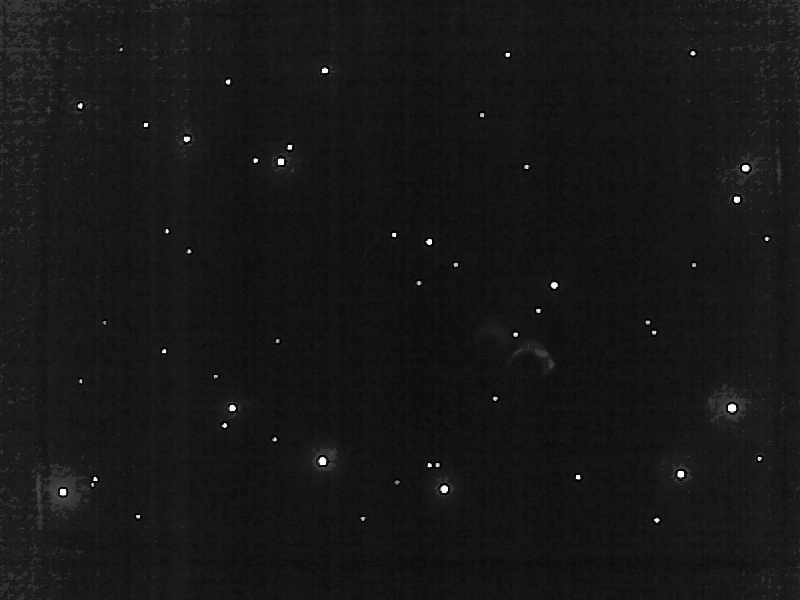
#> input picture examples/stars-image.png, 800 x 600 px
$ jupyter execute cest_examples.ipynb
#> lines starting #> are read from the running program, lines starting #| are printed output that depends on the picture; after the words box and inside, x2 and y2 are one past the last pixel; in counts of white or black regions, pixels touching at a corner belong together
### attitude_determination/cest.py
# -*- coding: utf-8 -*-
"""
CEST
=====

CEST - Centroid Extractor for Star Trackers adapted from https://github.com/mgm8/cest.

"""


import pandas as pd
import numpy as np
import cv2


class StarPixel:
    """ Holds an image coordinates along with its pixel intensity.

        In the following example the star_pixel object will hold
        the pixel value at the coordinate (row=50, column=35).

            star_pixel = StarPixel(50, 35, 150)

        Args:
            pos_row: Row coordinate.
            pos_col: Column coordinate.
            pixel_value: Pixel intensity [0, 255].
    """

    def __init__(self, pos_row, pos_col, pixel_value):
        self.pos_row = pos_row
        self.pos_col = pos_col
        self.pixel_value = pixel_value


class Centroid:
    """ Holds the centroid coordinates, its pixel intensity, and the
        number of pixels that compose this centroid.

        Args:
            pos_x: Row coordinate.
            pos_y: Column coordinate.
            value: Pixel intensity [0, 255].
            pixel: Number of pixels used to compose this centroid.
    """

    def __init__(self, pos_x=0, pos_y=0, value=0, pixels=0):
        self.pos_x = pos_x
        self.pos_y = pos_y
        self.value = value
        self.pixels = pixels


def get_star_pixels(image: np.ndarray, threshold: int) -> list:
    """ Retrieves a collection of star pixels given a 2-D array
        containing the star image. The pixel will only be added
        if its value is greater or equal than the threshold value.

        Args:
            image: A 2-D numpy array containing the image.
            threshold: Pixel threshold value.
    """

    if image.ndim > 2:
        image = image[:, :, 1]  # Green channel

    height, width = image.shape

    star_pixels = []

    for row in range(height):
        for col in range(width):

            pixel_value = image[row, col]

            if pixel_value >= threshold:
                star_pixel = StarPixel(int(row), int(col), int(pixel_value))

                star_pixels.append(star_pixel)

    return star_pixels


class CDPU:

    def __init__(self):
        # Pixel distance threshold value (Euclidean distance).
        self._DISTANCE_THRESHOLD_ = 5
        self._DISTANCE_THRESHOLD_MAN_ = self._DISTANCE_THRESHOLD_ * np.sqrt(2)

        self.centroid = Centroid()
        self.weight = 1

    def update(self, new_x, new_y, new_value, weight):
        """ Updates the centroid position and value based on a new star pixel.
            If this new star pixel lies within a radius of _DISTANCE_THRESHOLD_MAN_
            from the current centroid, it will update the centroid attributes.

        Args:
            new_x: The row coordinate of the new star pixel.
            new_y: The column coordinate of the new star pixel.
            new_value: The pixel intensity of the new star pixel.
            weight: A weight ranging between 0 and 1 which dictates the relevance
                    of the new star pixel for the calculation.
        """

        if self.distance_from(new_x, new_y) <= self._DISTANCE_THRESHOLD_MAN_:
            self.weight *= weight
            self.centroid.pos_x = self.weight * \
                self.centroid.pos_x + (1 - self.weight) * new_x
            self.centroid.pos_y = self.weight * \
                self.centroid.pos_y + (1 - self.weight) * new_y

            self.centroid.value = self.weight * self.centroid.value \
                + (1 - self.weight) * new_value
            self.centroid.pixels += 1

    def set_centroid(self, new_x, new_y, new_value, pixels=1):
        """ Sets the centroid attributes to the CDPU.

        Args:
            new_x: The row coordinate of the new star pixel.
            new_y: The column coordinate of the new star pixel.
            new_value: The pixel intensity of the new star pixel.
            pixels: The number of pixels that composes the centroid.
        """
        self.centroid.pos_x = new_x
        self.centroid.pos_y = new_y
        self.centroid.value = new_value
        self.centroid.pixels = pixels

    def distance_from(self, target_x, target_y):
        """ Evaluates the Manhattan distance from the current centroid
            to the given coordinate.

        Args:
            target_x: A row coordinate.
            target_y: A column coordinate.
        """
        return np.abs(self.centroid.pos_x - target_x) + np.abs(self.centroid.pos_y - target_y)

    def get_centroid(self):
        return self.centroid

    def get_pixels(self):
        return self.centroid.pixels


class Centroider:
    """ This class is responsible for taking a collection of StarPixels and
        evaluate all possible centroids.

        Args:
            max_cdpus: Maximum number of centroids that will be evaluated.
            distance_threshold: A soft threshold distance between a given
                                StarPixel and a centroid.
    """

    def __init__(self, max_cdpus=None, distance_threshold=None):

        self.max_cdpus = max_cdpus or 20
        self.distance_threshold = distance_threshold or 10
        self.cdpus = None

    def compute(self, star_pixel, weight):
        """ Updates the CDPUs given a new StarPixel object and a weight.

        Args:
            star_pixel: A StarPixel object.
            weight: A weight ranging between 0 and 1 which dictates the relevance
                    of the new star pixel for the calculation.
        """

        star_x = star_pixel.pos_col
        star_y = star_pixel.pos_row

        if len(self.cdpus) < self.max_cdpus:

            pix_capt = False

            for cdpu in self.cdpus:
                if cdpu.distance_from(star_x, star_y) <= self.distance_threshold:
                    pix_capt = True
                    break

            if not pix_capt:
                self.add_cdpu(star_x,
                              star_y,
                              star_pixel.pixel_value,
                              1)

        for cdpu in self.cdpus:
            cdpu.update(star_x, star_y, star_pixel.pixel_value, weight)

    def compute_from_list(self, star_pixels, weight=0.8):
        """ Updates the CDPUs given a set of StarPixel objects and a weight.

        Args:
            star_pixels: A set of StarPixel objects.
            weight: A weight ranging between 0 and 1 which dictates the relevance
                    of the new star pixel for the calculation.
        """
        self.reset()

        for star_pixel in star_pixels:
            self.compute(star_pixel, weight)

        return self.get_centroids()

    def add_cdpu(self, pos_x, pos_y, value, pixels):
        """ Append a new CDPU to the list of CDPUs.

        Args:
            pos_x: The row coordinate of the new star pixel.
            pos_y: The column coordinate of the new star pixel.
            value: The pixel intensity of the new star pixel.
            pixels: The number of pixels that composes the centroid.
        """
        cdpu = CDPU()
        cdpu.set_centroid(pos_x,
                          pos_y,
                          value,
                          pixels)
        self.cdpus.append(cdpu)

    def get_centroids(self):
        """ Retrieves all centroids.
        """

        centroids = []

        for cdpu in self.cdpus:
            centroids.append(cdpu.get_centroid())

        return centroids

    def sort_centroids(self, centroids):
        """ Sorts the centroids in descending order. The sorting policy takes
            into consideration the centroid pixel intensity and the number of
            pixels that compose it.

        Args:
            centroids: List of centroids.
        """

        def policy(element):
            return element.value * element.pixels

        return sorted(centroids, key=policy, reverse=True)

    def reset(self):
        """ Cleans up the list of CDPUs.
        """
        self.cdpus = []

    def print_centroids(self, image, centroids, print_id=True):
        """ Annotates the centroids in the image.

        Args:
            image: A numpy 2-D array containing the image.
            centroids: A list of centroids.
            print_id (optional): It will display the centroid index. Defaults to True.

        Returns:
            Returns the annotated image.
        """
        if image.ndim == 2:
            image = cv2.cvtColor(image, cv2.COLOR_GRAY2BGR)

        for centroid in centroids:
            # Center coordinates
            center_coordinates = (int(centroid.pos_x), int(centroid.pos_y))

            img_res = cv2.circle(image, center_coordinates, 5, (0, 255, 0), 1)

        if print_id:
            centroids = self.sort_centroids(centroids)

            for idx, centroid in enumerate(centroids):
                img_res = cv2.putText(img_res,
                                      str(idx+1),
                                      (int(centroid.pos_x)+10,
                                       int(centroid.pos_y)+10),
                                      cv2.FONT_HERSHEY_SIMPLEX,
                                      0.5,
                                      (0, 0, 255))

        return cv2.cvtColor(img_res, cv2.COLOR_BGR2RGB)

    def save_centroids(self, filename):
        """ Saves the centroids in a CSV file. The resulting dataframe
            will have 4 columns: ['pixels', 'value', 'x', 'y'].

        Args:
            filename: The CSV filename.
        """
        columns = ['pixels', 'value', 'x', 'y']

        centroids = np.array([]).reshape(0, len(columns))

        for centroid in self.get_centroids():

            temp = [centroid.pixels, centroid.value,
                    centroid.pos_x, centroid.pos_y]

            centroids = np.vstack([centroids, temp])

        dataframe = pd.DataFrame(data=centroids, columns=columns)

        dataframe.to_csv(filename, index=False)

    def load_centroids(self, csv_file):
        """ Loads a CSV file containing the centroids. The dataframe must have
            four mandatory attributes: 'pixels', 'value', 'x', 'y'. Where the
            first one is the number of pixels used to evaluate that centroid,
            the second one is the pixel intensity of the centroid, and the last
            ones are the coordinates of the centroid.

        Args:
            centroids: List of lists containing the centroids to be added.
        """
        centroids = pd.read_csv(csv_file)

        self.reset()

        for centroid in centroids.iterrows():
            pixels = centroid[1]['pixels']
            value = centroid[1]['value']
            pos_x = centroid[1]['x']
            pos_y = centroid[1]['y']

            self.add_cdpu(pos_x, pos_y, value, pixels)

### attitude_determination/utils.py
from typing import Union
from scipy.spatial.transform import Rotation
import numpy as np
import pandas as pd
from .cest import get_star_pixels
from .cest import Centroider


# [102 lines left out: functions equatorial_to_cartesian, cartesian_to_equatorial, body_vectors_from_centroids, ref_vectors_from_catalog, not called in this run]


def get_k_top_centroids(star_image: np.ndarray, k_top: int = 4, location_only: bool = True) -> list:
    """ Evaluates the centroids in a star image.

        Args:
            star_image: A numpy 2-D array containing the pixel values.
            k_top: The number of centroids in descending order of relevance. Defaults to 4.
            location_only: Returns only the centroids positions if set to true.
                           Returns a list of Centroid objects otherwise. Defaults to true.
        Returns:
            A list containing the most relevant centroids.
    """

    star_pixels = get_star_pixels(star_image, threshold=150)

    centroider = Centroider(max_cdpus=60)

    centroids = centroider.compute_from_list(star_pixels, 0.8)

    centroids = sorted(centroids, key=lambda x: x.pixels, reverse=True)

    if k_top == -1:
        # Retrieves all centroids
        top_centroids = centroids
    else:
        top_centroids = centroids[:k_top]

    if location_only:
        return [[centroid.pos_y, centroid.pos_x] for centroid in top_centroids]

    return top_centroids


# [115 lines left out: functions get_rot_quaternion, rotate_vectors, project_onto_image_plane, inscribed_cube_partitioning, not called in this run]

### attitude_determination/__init__.py
import os
from pkg_resources import get_distribution, DistributionNotFound


def get_version():
    """ Returns the version of the package defined in setup.py.

    Raises:
        DistributionNotFound: It is raised when the package is not installed yet.

    Returns:
        The package version.
    """
    package_name = os.path.basename(os.path.dirname(__file__))

    try:
        _dist = get_distribution(package_name)
        # Normalize case for Windows systems
        dist_loc = os.path.normcase(_dist.location)
        here = os.path.normcase(__file__)
        if not here.startswith(os.path.join(dist_loc, package_name)):
            # not installed, but there is another version that *is*
            raise DistributionNotFound
    except DistributionNotFound:
        return 'Please install this project with setup.py'
    else:
        return _dist.version


__version__ = get_version()

### examples/cest_examples.ipynb
[cell 1]
from attitude_determination.cest import Centroider
from attitude_determination.cest import get_star_pixels
from attitude_determination.utils import get_k_top_centroids
import matplotlib.pyplot as plt
import cv2

## Using the API for plotting the centroids present in a given image

[cell 2]
# METHOD 1

star_image = cv2.imread("stars-image.png", 0)
#> star_image is the input picture: shape (600, 800); min 0, max 250, mean 22.7

centroids = get_k_top_centroids(star_image, k_top=-1, location_only=False)
#> after the loop in get_star_pixels, `for row in range(height):`: star_pixels = 911 items
#> the loop in compute_from_list, `for star_pixel in star_pixels:` made 911 passes
#> the loop in get_centroids, `for cdpu in self.cdpus:` made 51 passes
#> after the loop in get_centroids, `for cdpu in self.cdpus:`: centroids = 51 items
#> centroids = 51 items

centroider = Centroider()

method1 = centroider.print_centroids(star_image, centroids, print_id=True)
#> the loop in print_centroids, `for centroid in centroids:` made 51 passes
#> center_coordinates on passes 1 to 12: (732, 411), (324, 464), (444, 492), (746, 169), (282, 164), (554, 287), (680, 476), (64, 494), (736, 201), (233, 409), (186, 140), (429, 243)
#> after the loop in print_centroids, `for centroid in centroids:`:
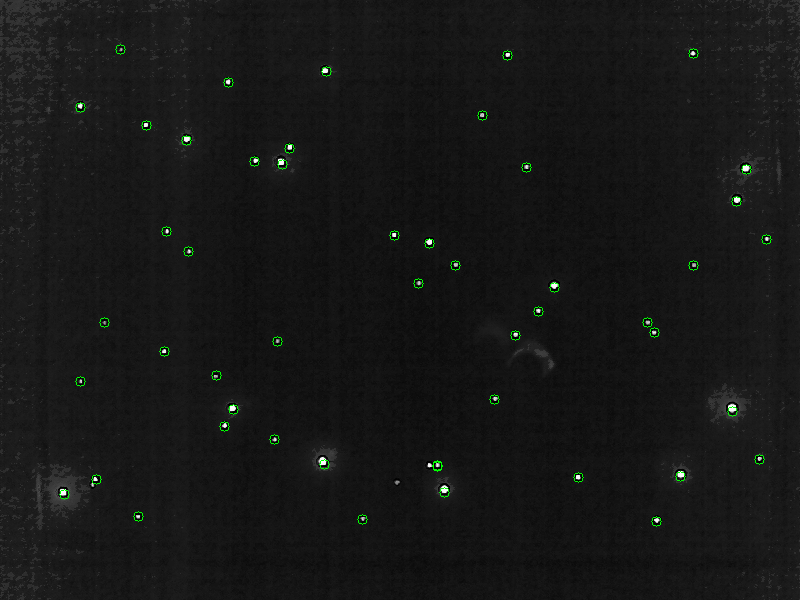
#> image: shape (600, 800, 3); 0.29% of pixels changed, all inside (x1, y1, x2, y2) = (59, 44, 772, 527)
#> the loop in print_centroids, `for idx, centroid in enumerate(centroids):` made 51 passes
#> pass 1, in print_centroids, `img_res = cv2.putText(img_res, str(idx+1), (int(centroid.pos_x)+10, in..`:
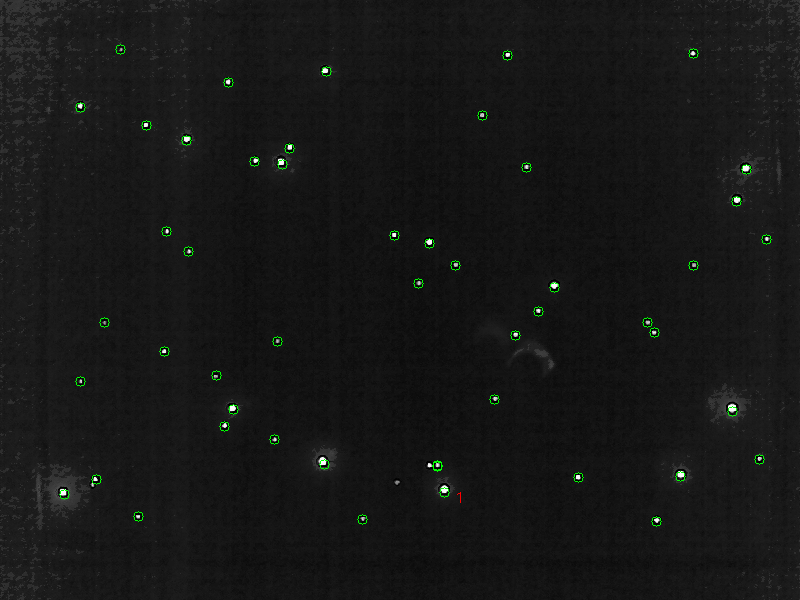
#> img_res: shape (600, 800, 3); mean B, G, R 22.6, 23.4, 22.7
#> after the loop in print_centroids, `for idx, centroid in enumerate(centroids):`:
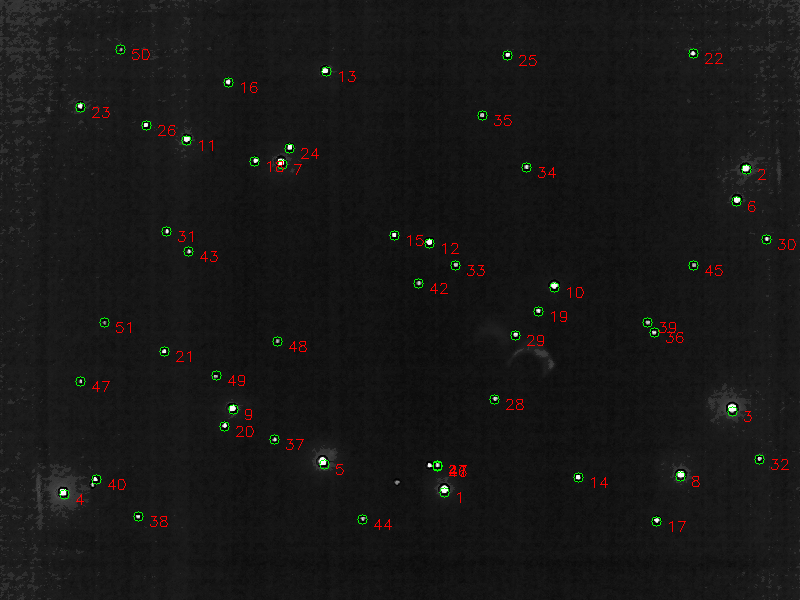
#> img_res: shape (600, 800, 3); mean B, G, R 22.5, 23.3, 23.7

[cell 3]
# METHOD 2

# Pixels with magnitude above 150 will be considered as a possible centroid
star_pixels = get_star_pixels(star_image, threshold=150)
#> star_pixels = 911 items

# max_cdpus holds the maximum number of centroids that will be evaluated.
centroider = Centroider(max_cdpus=60, distance_threshold=10)

centroids = centroider.compute_from_list(star_pixels, weight=0.8)
#> the loop in compute_from_list (call 2), `for star_pixel in star_pixels:` made 911 passes
#> the loop in get_centroids (call 2), `for cdpu in self.cdpus:` made 51 passes

method2 = centroider.print_centroids(star_image, centroids, print_id=True)
#> the loop in print_centroids (call 2), `for centroid in centroids:` made 51 passes
#> the loop in print_centroids (call 2), `for idx, centroid in enumerate(centroids):` made 51 passes

[cell 4]
plt.figure(figsize=(22,18))
plt.subplot(121)
plt.imshow(method1)
plt.title("method 1")
plt.subplot(122)
plt.imshow(method2)
plt.title("method 2")
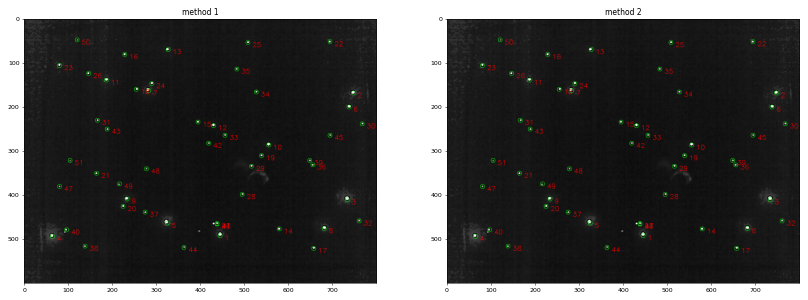
#> figure drawn by matplotlib, 2 panels

# Saving the centroids in a CSV file

[cell 5]
# Pixels with magnitude above 150 will be considered as a possible centroid
star_pixels = get_star_pixels(star_image, threshold=150)

# max_cdpus holds the maximum number of centroids that will be evaluated.
centroider = Centroider(max_cdpus=60, distance_threshold=10)

_ = centroider.compute_from_list(star_pixels, weight=0.8)

centroider.save_centroids("centroids.csv")

# Building an image from a CSV file

[cell 6]
centroider = Centroider()
centroider.load_centroids("centroids.csv")

centroids = centroider.get_centroids()

method3 = centroider.print_centroids(star_image, centroids, print_id=True)
#> call 3 of print_centroids, with print_id = True
#> after the loop in print_centroids (call 3), `for centroid in centroids:`:
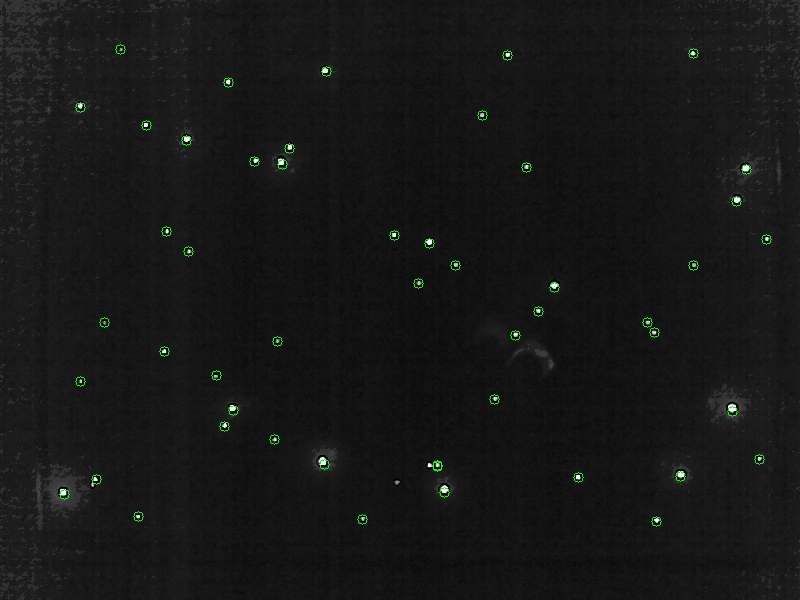
#> image: shape (600, 800, 3); 0.29% of pixels changed, all inside (x1, y1, x2, y2) = (59, 44, 772, 527)
#> after the loop in print_centroids (call 3), `for idx, centroid in enumerate(centroids):`:
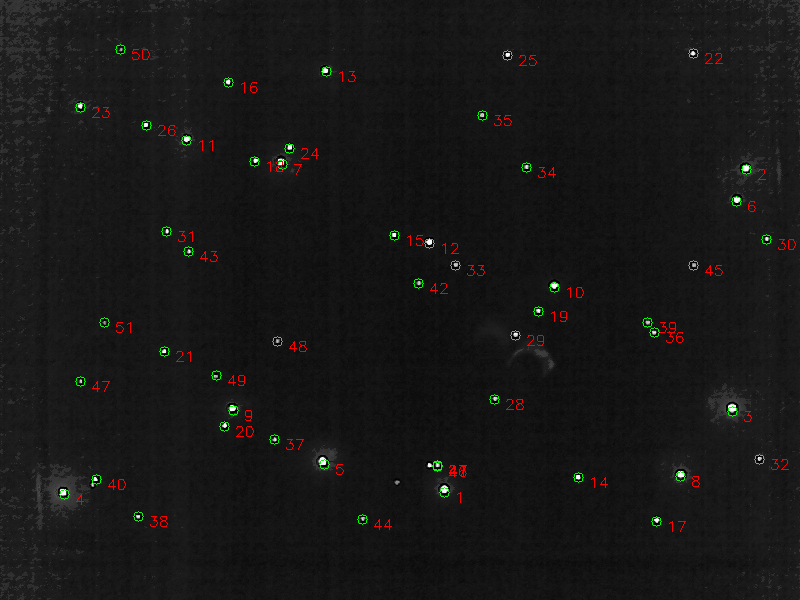
#> img_res: shape (600, 800, 3); mean B, G, R 22.5, 23.3, 23.7

plt.figure(figsize=(12,8))
plt.imshow(method3)
plt.title("method 3")
